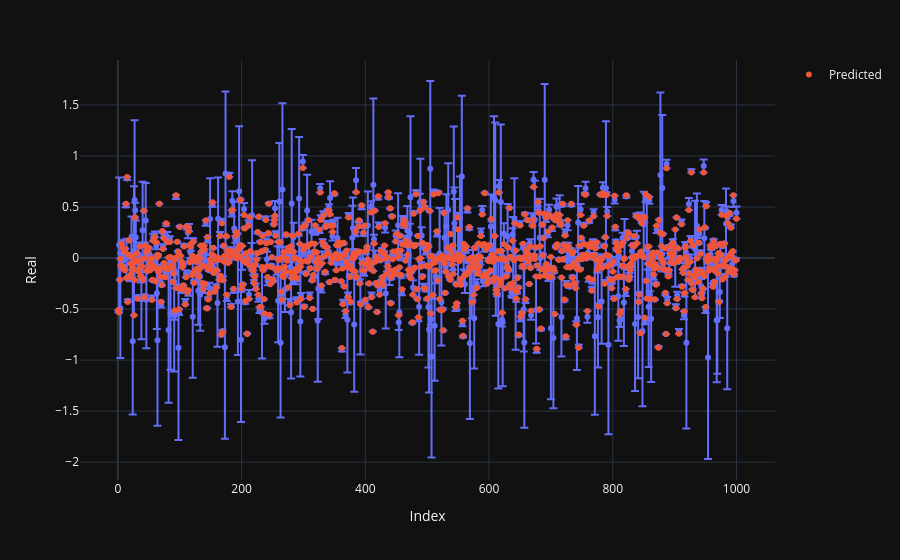

Write notebook code for a chart like this one.
### Code cell
import plotly.express as px

direction = test_set['y_data'].to_numpy() - np.array(predicted_values)
error_df = pd.DataFrame(
    {'Index': range(1, len(errors) + 1),
     'Real': test_set['y_data'],
     'Distance': errors_distance,
     'dir': direction.tolist()})
fig = px.scatter(error_df, x="Index", y="Real", error_y="Distance")
fig.add_scatter(x=error_df['Index'].to_numpy(), y=predicted_values, fillcolor='orange', mode='markers',
                name='Predicted', zorder=1000)
#fig.add_scatter(x=error_df['Index'].to_numpy(), y=error_df['Real'].to_numpy(), fillcolor='green')
fig.show()

### Figure 1 — Plotly figure (JSON) as saved in the notebook; plotly's stock layout.template omitted (floating-point values rounded to 4 significant figures; data arrays with more than 128 entries replaced by an {"elided": "..."} marker saying what was removed)
{"data": [{"error_y": {"array": {"elided": "1000 float values"}}, "hovertemplate": "Index=%{x}<br>Real=%{y}<extra></extra>", "legendgroup": "", "marker": {"color": "#636efa", "symbol": "circle"}, "mode": "markers", "name": "", "orientation": "v", "showlegend": false, "x": {"elided": "1000 int values"}, "xaxis": "x", "y": {"elided": "1000 float values"}, "yaxis": "y", "type": "scatter"}, {"fillcolor": "orange", "mode": "markers", "name": "Predicted", "x": {"elided": "1000 int values"}, "y": {"elided": "1000 float values"}, "zorder": 1000, "type": "scatter"}], "layout": {"xaxis": {"anchor": "y", "domain": [0.0, 1.0], "title": {"text": "Index"}}, "yaxis": {"anchor": "x", "domain": [0.0, 1.0], "title": {"text": "Real"}}, "legend": {"tracegroupgap": 0}, "margin": {"t": 60}}}
